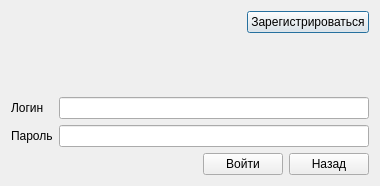
<?xml version="1.0" encoding="UTF-8"?>
<ui version="4.0">
 <class>Log_in_accaunt</class>
 <widget class="QDialog" name="Log_in_accaunt">
  <property name="geometry">
   <rect>
    <x>0</x>
    <y>0</y>
    <width>380</width>
    <height>186</height>
   </rect>
  </property>
  <property name="sizePolicy">
   <sizepolicy hsizetype="Preferred" vsizetype="Preferred">
    <horstretch>0</horstretch>
    <verstretch>0</verstretch>
   </sizepolicy>
  </property>
  <property name="minimumSize">
   <size>
    <width>380</width>
    <height>186</height>
   </size>
  </property>
  <property name="maximumSize">
   <size>
    <width>380</width>
    <height>186</height>
   </size>
  </property>
  <property name="baseSize">
   <size>
    <width>300</width>
    <height>150</height>
   </size>
  </property>
  <property name="windowTitle">
   <string>Вход</string>
  </property>
  <property name="modal">
   <bool>true</bool>
  </property>
  <layout class="QVBoxLayout" name="verticalLayout_3">
   <property name="sizeConstraint">
    <enum>QLayout::SetDefaultConstraint</enum>
   </property>
   <item>
    <layout class="QHBoxLayout" name="horizontalLayout_3">
     <item>
      <spacer name="horizontalSpacer_2">
       <property name="orientation">
        <enum>Qt::Horizontal</enum>
       </property>
       <property name="sizeHint" stdset="0">
        <size>
         <width>40</width>
         <height>20</height>
        </size>
       </property>
      </spacer>
     </item>
     <item>
      <widget class="QPushButton" name="registration_Button">
       <property name="text">
        <string>Зарегистрироваться</string>
       </property>
      </widget>
     </item>
    </layout>
   </item>
   <item>
    <widget class="QLabel" name="help_label">
     <property name="sizePolicy">
      <sizepolicy hsizetype="Preferred" vsizetype="Minimum">
       <horstretch>0</horstretch>
       <verstretch>0</verstretch>
      </sizepolicy>
     </property>
     <property name="text">
      <string/>
     </property>
     <property name="alignment">
      <set>Qt::AlignCenter</set>
     </property>
    </widget>
   </item>
   <item>
    <layout class="QHBoxLayout" name="horizontalLayout">
     <item>
      <layout class="QVBoxLayout" name="verticalLayout">
       <item>
        <widget class="QLabel" name="login_label">
         <property name="text">
          <string>Логин</string>
         </property>
        </widget>
       </item>
       <item>
        <widget class="QLabel" name="password_label">
         <property name="text">
          <string>Пароль</string>
         </property>
        </widget>
       </item>
      </layout>
     </item>
     <item>
      <layout class="QVBoxLayout" name="verticalLayout_2">
       <item>
        <widget class="QLineEdit" name="lineEdit_login"/>
       </item>
       <item>
        <widget class="QLineEdit" name="lineEdit_password"/>
       </item>
      </layout>
     </item>
    </layout>
   </item>
   <item>
    <layout class="QHBoxLayout" name="horizontalLayout_2">
     <item>
      <spacer name="horizontalSpacer">
       <property name="orientation">
        <enum>Qt::Horizontal</enum>
       </property>
       <property name="sizeHint" stdset="0">
        <size>
         <width>40</width>
         <height>20</height>
        </size>
       </property>
      </spacer>
     </item>
     <item>
      <widget class="QPushButton" name="Accept_Button">
       <property name="text">
        <string>Войти</string>
       </property>
      </widget>
     </item>
     <item>
      <widget class="QPushButton" name="back_Button">
       <property name="text">
        <string>Назад</string>
       </property>
      </widget>
     </item>
    </layout>
   </item>
  </layout>
 </widget>
 <resources/>
 <connections/>
</ui>
